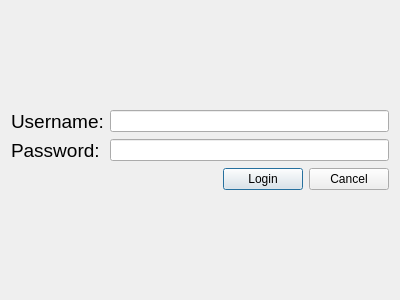
<?xml version="1.0" encoding="UTF-8"?>
<ui version="4.0">
 <class>login_window</class>
 <widget class="QDialog" name="login_window">
  <property name="geometry">
   <rect>
    <x>0</x>
    <y>0</y>
    <width>400</width>
    <height>300</height>
   </rect>
  </property>
  <property name="windowTitle">
   <string>Login</string>
  </property>
  <layout class="QGridLayout" name="gridLayout_2">
   <item row="0" column="1">
    <layout class="QGridLayout" name="gridLayout">
     <item row="1" column="0">
      <widget class="QLabel" name="label_2">
       <property name="font">
        <font>
         <pointsize>14</pointsize>
        </font>
       </property>
       <property name="text">
        <string>Password:</string>
       </property>
      </widget>
     </item>
     <item row="1" column="1">
      <widget class="QLineEdit" name="password_line_edit">
       <property name="inputMask">
        <string notr="true"/>
       </property>
      </widget>
     </item>
     <item row="0" column="1">
      <widget class="QLineEdit" name="username_line_edit"/>
     </item>
     <item row="0" column="0">
      <widget class="QLabel" name="label">
       <property name="font">
        <font>
         <pointsize>14</pointsize>
        </font>
       </property>
       <property name="text">
        <string>Username:</string>
       </property>
      </widget>
     </item>
     <item row="2" column="1">
      <layout class="QHBoxLayout" name="horizontalLayout">
       <item>
        <spacer name="horizontalSpacer">
         <property name="orientation">
          <enum>Qt::Horizontal</enum>
         </property>
         <property name="sizeHint" stdset="0">
          <size>
           <width>40</width>
           <height>20</height>
          </size>
         </property>
        </spacer>
       </item>
       <item>
        <widget class="QPushButton" name="pushButton">
         <property name="text">
          <string>Login</string>
         </property>
        </widget>
       </item>
       <item>
        <widget class="QPushButton" name="cancel_btn">
         <property name="text">
          <string>Cancel</string>
         </property>
        </widget>
       </item>
      </layout>
     </item>
    </layout>
   </item>
  </layout>
 </widget>
 <resources/>
 <connections/>
</ui>
